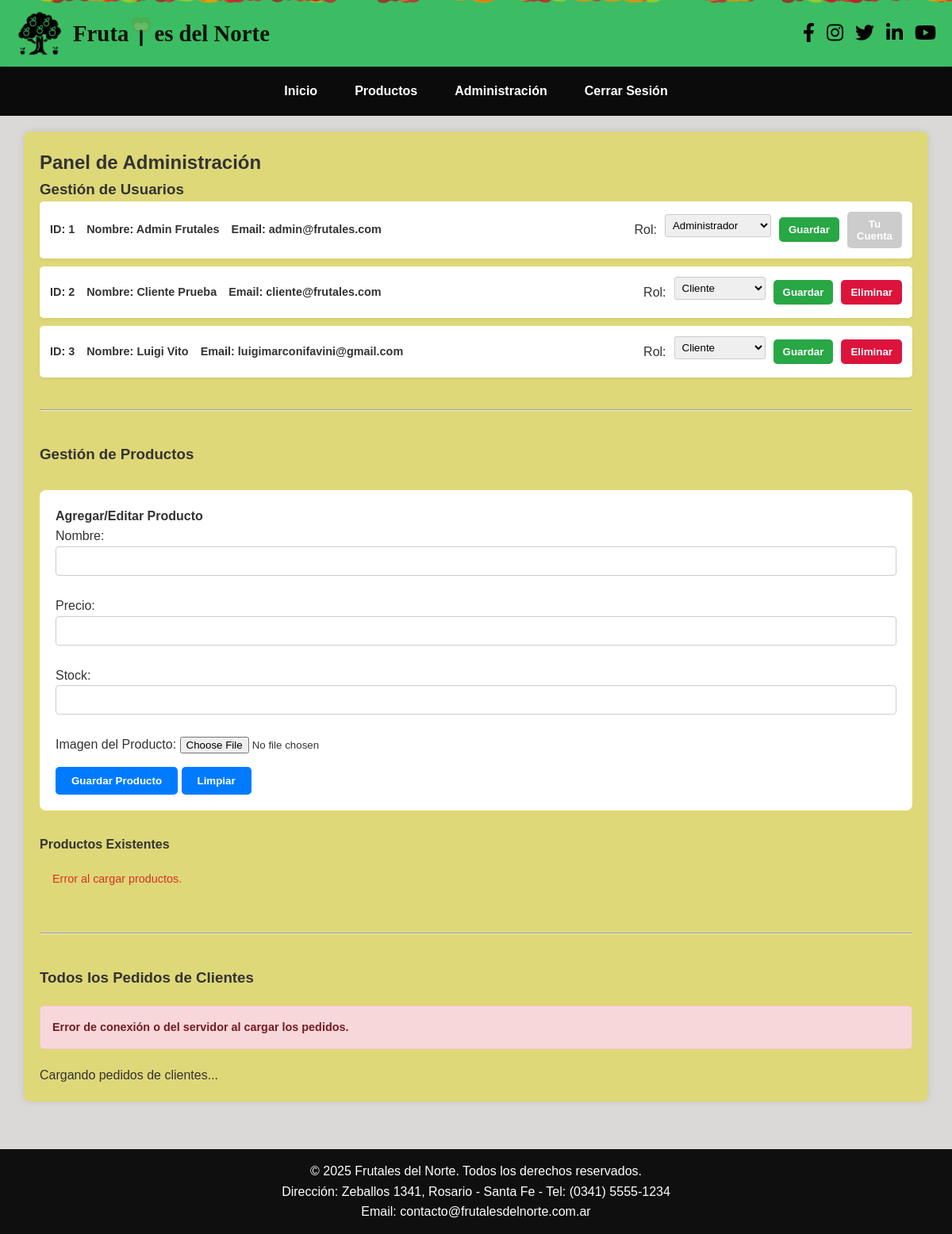
Before: /admin (signed in) with the older database file.
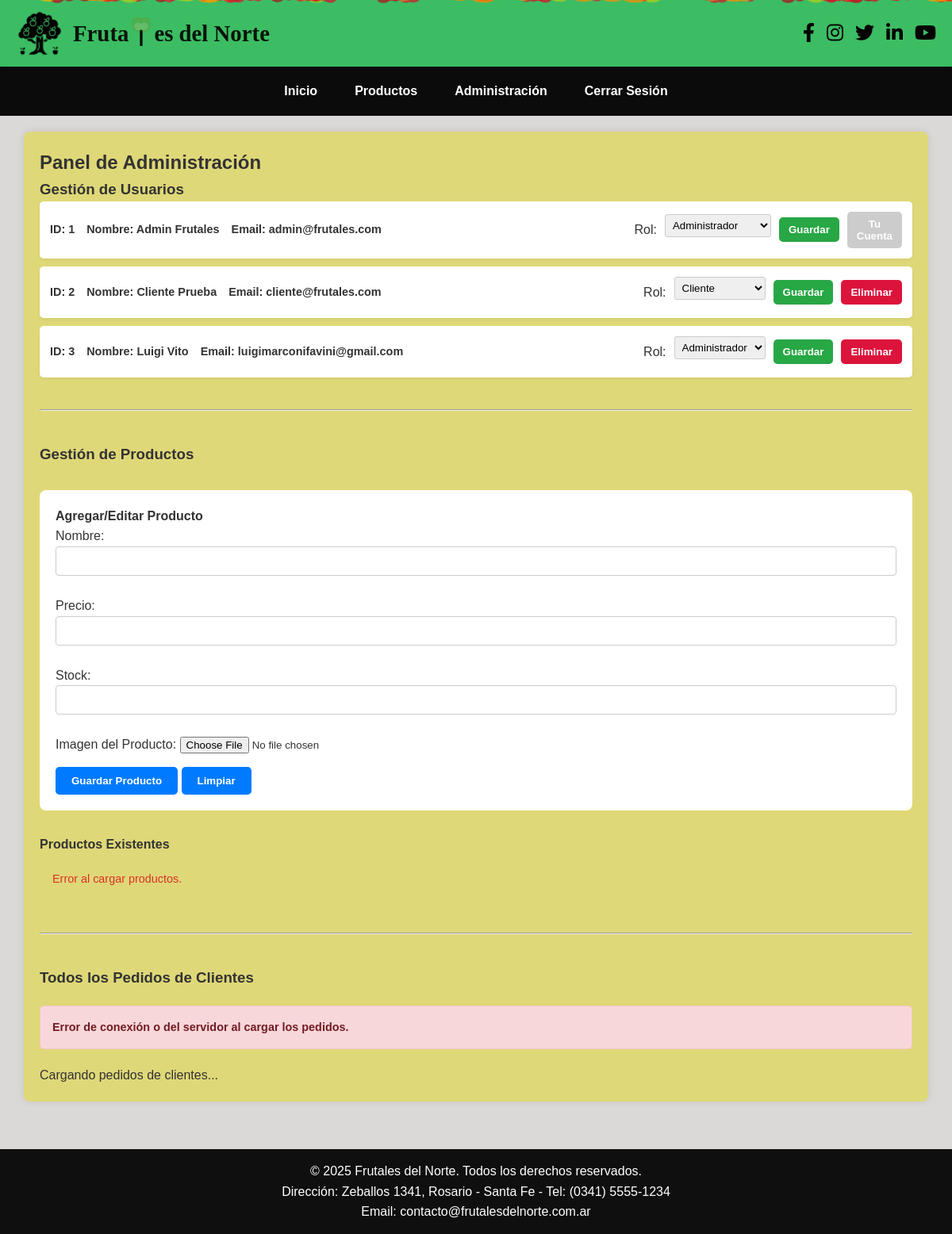
After: the same page with the newer database file.
### app.py (models this page shows, shortened)
class Usuario(UserMixin, db.Model):
    id = db.Column(db.Integer, primary_key=True)
    nombre = db.Column(db.String(100), nullable=False)
    email = db.Column(db.String(100), unique=True, nullable=False)
    password = db.Column(db.String(128), nullable=False)
    rol = db.Column(db.String(50), default='cliente')
    pedidos = db.relationship('Pedido', backref='comprador', lazy=True)

### app.py (the view)
@app.route('/admin')
@admin_required
def admin_page():
    users = Usuario.query.all()
    return render_template('admin.html', users=users, current_user=current_user)

### app.py (called while the page is built)
@login_manager.user_loader
def load_user(user_id):
    return Usuario.query.get(int(user_id))

def admin_required(f):
    @wraps(f)
    @login_required
    def decorated_function(*args, **kwargs):
        if not current_user.is_authenticated or current_user.rol != 'admin':
            flash('Acceso denegado. Se requiere rol de administrador.', 'error')
            return redirect(url_for('login'))
        return f(*args, **kwargs)
    return decorated_function

### templates/admin.html (shortened to what the changed rows need)
<!DOCTYPE html>
<html lang="es">
<head>
    <link rel="stylesheet" href="{{ url_for('static', filename='css/style.css') }}">
    <link rel="stylesheet" href="https://cdnjs.cloudflare.com/ajax/libs/font-awesome/6.4.0/css/all.min.css" />
</head>
<body>
    <header>
        <div class="logo-title">
            <h1 class="empresa-nombre">
                Fruta
                es del Norte
            </h1>
        </div>
    </header>
    <main class="main-container">
        <h2>Panel de Administración</h2>
        <section>
            <ul class="user-list">
                {% for user in users %}
                <li class="user-item">
                    <div class="user-info">
                        <span>ID: {{ user.id }}</span>
                        <span>Nombre: {{ user.nombre }}</span>
                        <span>Email: {{ user.email }}</span>
                    </div>
                    <div class="user-role-control">
                        <label for="role-{{ user.id }}">Rol:</label>
                        <select id="role-{{ user.id }}" class="user-role-select">
                            <option value="cliente" {% if user.rol == 'cliente' %}selected{% endif %}>Cliente</option>
                            <option value="admin" {% if user.rol == 'admin' %}selected{% endif %}>Administrador</option>
                        </select>
                        <button class="save-role-btn" data-user-id="{{ user.id }}">Guardar</button>
                        {% if user.id != current_user.id %}
                            <button class="delete-btn-common delete-user-btn" data-user-id="{{ user.id }}">Eliminar</button>
                        {% else %}
                            <button disabled class="delete-btn-common">Tu Cuenta</button>
                        {% endif %}
                    </div>
                </li>
                {% endfor %}
            </ul>
        </section>
    </main>
</body>
</html>

Changed rows visible on the page:
changed Usuario "Luigi Vito": rol+id "Cliente" → "Administrador"
